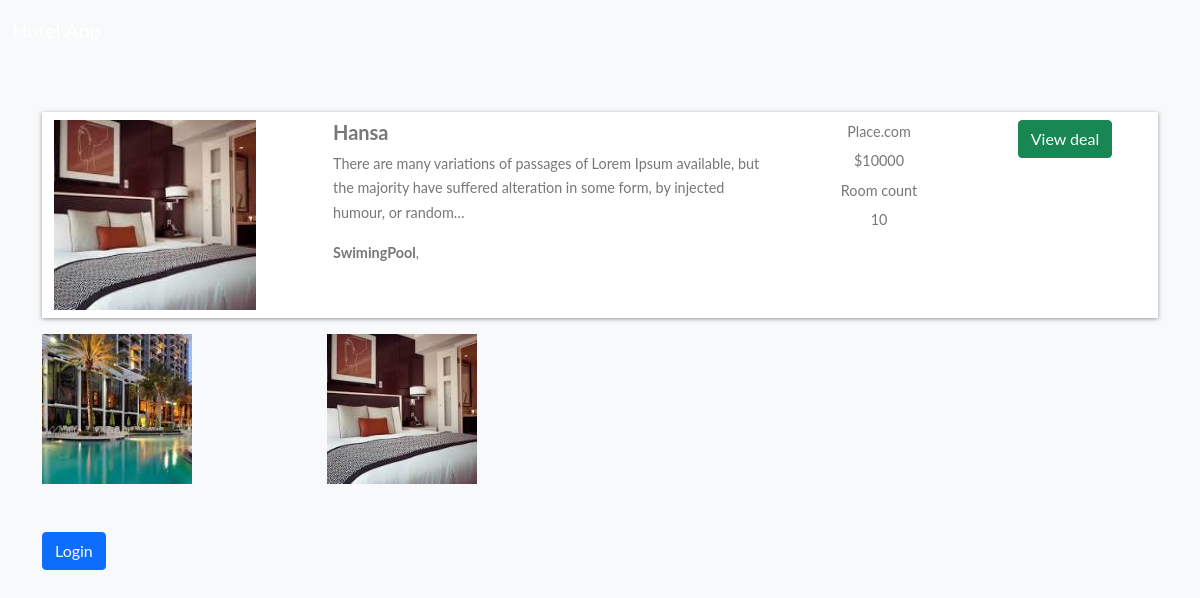
/hotel-detail/ebbd90bce0e745dabb2618ab0149aa1f/, run on the app's committed database.
### app/models.py (models this page shows, shortened)
class BaseModel(models.Model):
    uid=models.UUIDField(default=uuid.uuid4, editable=False, primary_key=True)
    created_at=models.DateField(auto_now_add=True)
    updated_at=models.DateField(auto_now_add=True)
    class Meta:
        abstract=True

class Hotel(BaseModel):
    hotel_name=models.CharField(max_length=180)
    hotel_price=models.IntegerField()
    description=models.TextField()
    amenities=models.ManyToManyField(Amenities)
    room_count=models.IntegerField(default=10)

class HotelImages(BaseModel):
    hotel=models.ForeignKey(Hotel,related_name='images', on_delete=models.CASCADE)
    images=models.ImageField(upload_to='hotel/')

class Amenities(BaseModel):
    amenity_name=models.CharField(max_length=100)

### app/views.py (the view, shortened to what this page needs)
# urls.py: path('hotel-detail/<uid>/' , views.hotel_detail , name="hotel_detail"),
def hotel_detail(request,uid):
    hotel_obj = Hotel.objects.get(uid = uid)
    return render(request , 'hotel_detail.html' ,{
        'hotels_obj' :hotel_obj
    })

### templates/hotel_detail.html
{% extends "base.html" %}
{%  block start %}
<div class="container mt-5 pt-5">
    <div class="row search-card-result">
        <div class="col-md-3">
        <a href="/hotel-detail/{{hotels_obj.uid}}">
            <img class="img-fluid" src="/media/{{hotels_obj.images.first.images}}" alt="Card image cap">
        </a></div>
        <div class="col-md-5">
            <h5>{{hotels_obj.hotel_name}}</h5>
            <p>
                {{hotels_obj.description|truncatechars:150}}
            </p>
            <p>
                {%for amenitie in hotels_obj.amenities.all %}
                <b>{{amenitie.amenity_name}}</b>,
                {% endfor %}
            </p>
        </div>
        <div class="col-md-2 border-left text-center more-offers">
            <p>Place.com</p>
            <p>${{hotels_obj.hotel_price}}</p>
            <p>Room count</p>
            <p>{{hotels_obj.room_count}}</p>
        </div>
        <div class="col-md-2 border-left text-center more-offers">
            <div class="btn btn-success">View deal </div>
        </div>
    </div>
    <div class="row">
        {% for image in hotels_obj.images.all %}
        <div class="col-md-3">
            <img src="/media/{{image.images}}" style="height: 150px ; width:150px">
        </div>
        {% endfor %}
    </div>
    {% if request.user.is_authenticated %}
    <div class="filter-card">
        <h5>Book Hotel</h5>
        {%include "message.html"%}
        <form method="post">
            {% csrf_token %}
            <div class="row form-group">
                <div class="col-md-12">
                    <label for="mintopay">Check in</label>
                    <p>
                        <input type="date" name="checkin" id="checkin" class="form-control">
                    </p>
                </div>
                <div class="col-md-12">
                    <label for="maxtopay">Check out</label>
                    <p>
                        <input type="date" name="checkout" id="checkout" class="form-control">
                    </p>
                </div>
            </div>
            <div class="row form-group">
                <div class="col-md-12">
                    <input type="submit" class="btn btn-primary btn-block" value="Book">
                </div>
            </div>
        </form>
    </div>
    {% else %}
    <a href="/login/" class="btn btn-primary mt-5 ">Login</a>
    {% endif %}
</div>
{% endblock %}

### static/style.css (style rules this page uses)
body { font-family: "Lato", Arial, sans-serif; font-weight: 400; font-size: 16px; line-height: 1.7; background: #fff; color: #777; }
.search-card-result { box-shadow: 0px 1px 4px rgba(41, 51, 57, 0.5); margin: 1rem 0; padding: 0.5rem 0; background-color: #fff; }
.search-card-result img { height: 190px; }
.search-card-result h5 { font-style: 1.1rem; font-weight: 700; }
.search-card-result p { font-size: 0.9rem; }
.search-card-result .more-offers p { margin-bottom: 0.3rem; }

### data on the page
Hotel: images.first.images (picture), hotel_name "Hansa", description "There are many variations of passages of Lorem Ipsum available, but the majority have suffered alteration in some form, by injected humour, or random…", hotel_price "10000", room_count "10"
Amenities: amenity_name "SwimingPool"
HotelImages: images (picture)
HotelImages: images (picture)
